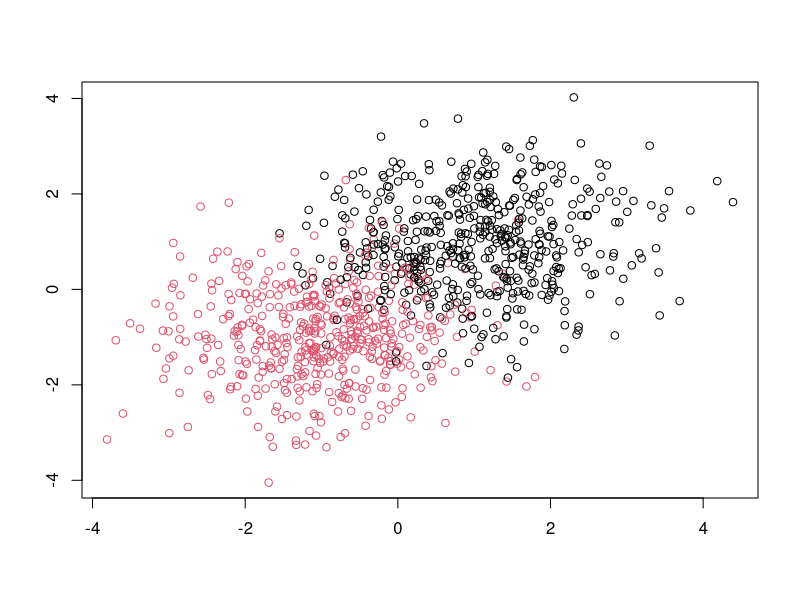
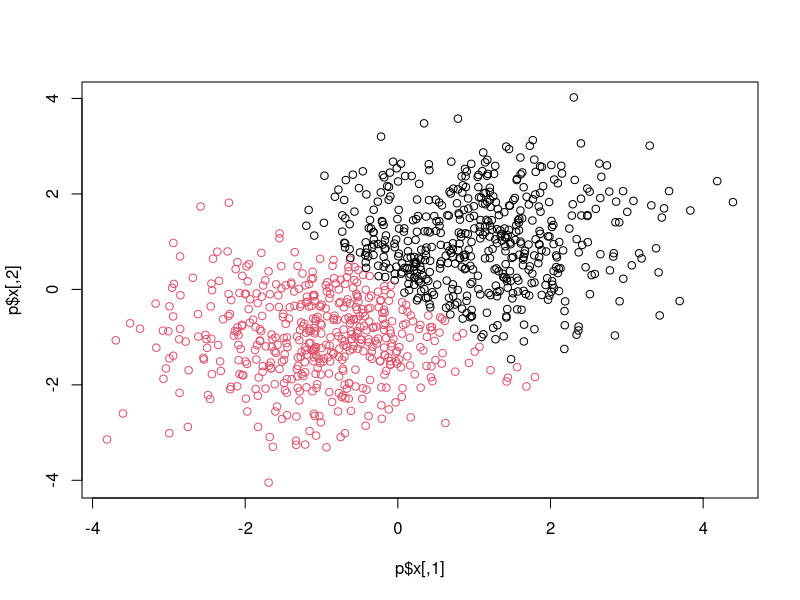
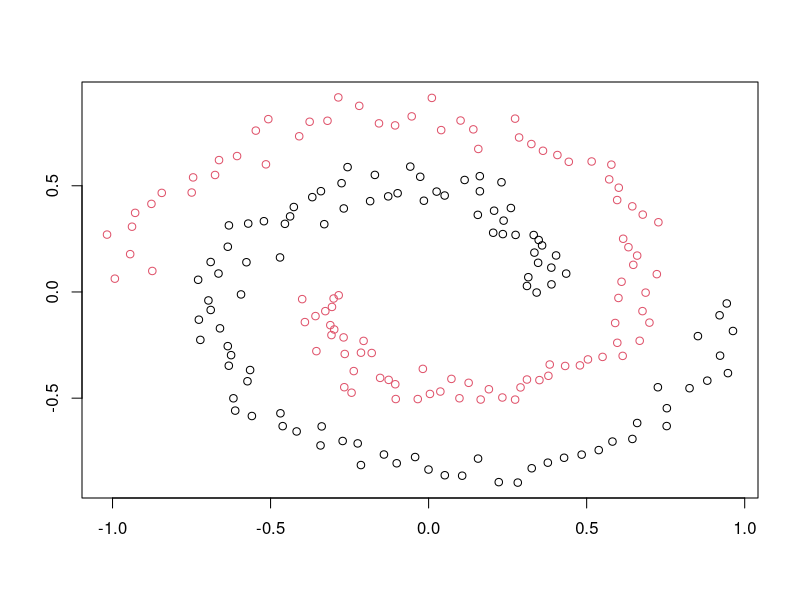
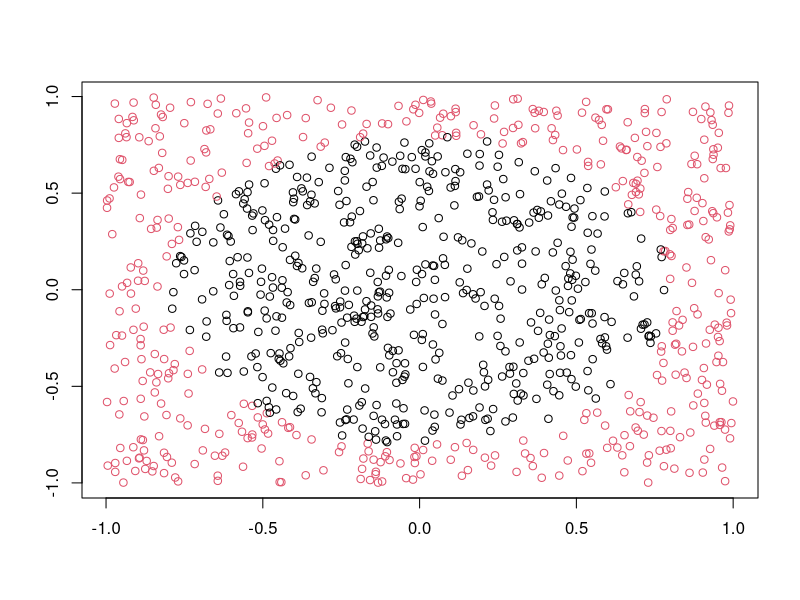
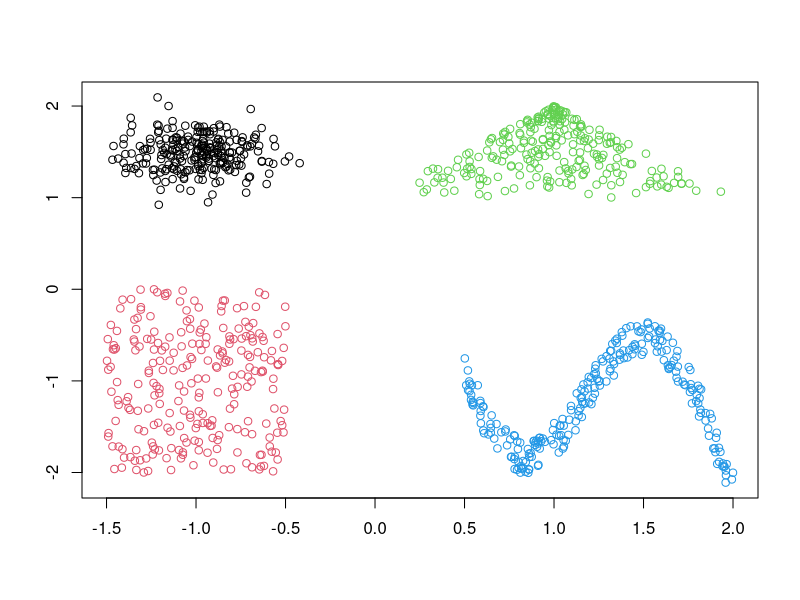
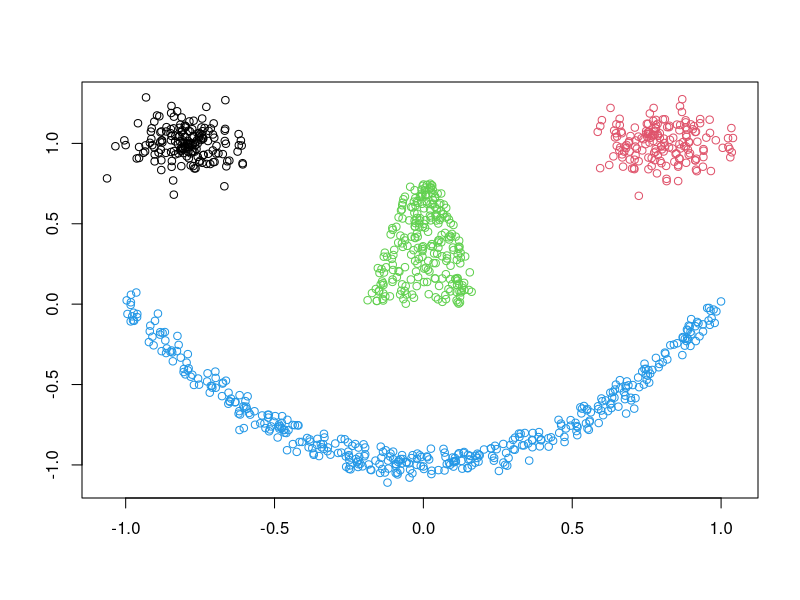

The R script that drew these images, in order:
## ---- chunk 1
knitr::opts_chunk$set(echo = TRUE)
if (!require(mlbench)) install.packages('mlbench', repos = "http://cran.us.r-project.org")
## ---- chunk 2
library(mlbench)
data("BostonHousing", package = "mlbench")
str(BostonHousing)
## ---- chunk 3
# 乱数シードの設定
set.seed(123)

# 2次元正規分布データの生成
## cl=2が2クラスを意味する
## デフォルトでは原点を中心に、半径r=(cl)^(1/2)の円上に各クラスの中心を配置する
p <- mlbench.2dnormals(n=1000, cl=2, sd=1)

# 生成したデータはmlbench.2dnormals classのList形式
str(p)

# data.frameへの変換
str(as.data.frame(p))

# mlbench.2dnormals classのplot
plot(p)
## ---- chunk 4
plot(p$x, col=as.numeric(bayesclass(p)))
## ---- chunk 5
plot(mlbench.spirals(n=200, sd=0.05))
## ---- chunk 6
plot(mlbench.circle(n=1000))
## ---- chunk 7
plot(mlbench.shapes(n=1000))
## ---- chunk 8
plot(mlbench.smiley(n=1000))
